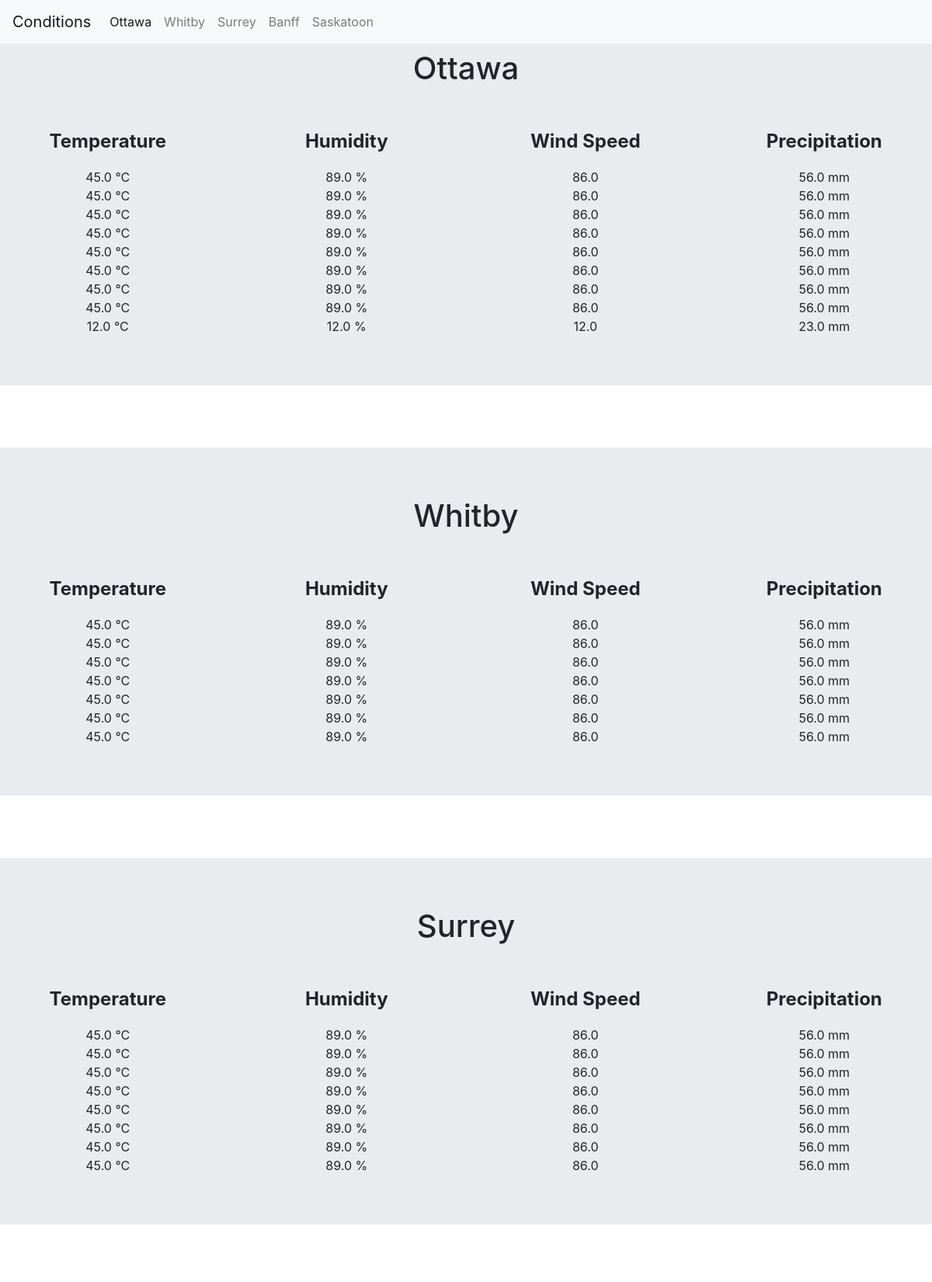
The page / (upper part) on the database its author committed.
### myapp/models.py (models this page shows)
class Conditions(models.Model):
	myId = models.IntegerField()
	location = models.CharField(max_length=200)
	temperature = models.FloatField()
	humidity = models.FloatField()
	windspeed = models.FloatField()
	percipitation = models.FloatField()

### myapp/views.py (the view)
# urls.py: path('', views.index, name='index'),
def index(request):
    temp_list = Conditions.objects.all()
    ottawa = []
    whitby = []
    surrey = []
    saskatoon = []
    banff = []
    for o in temp_list:
        if o.location == "ottawa":
            ottawa.append(o)
        if o.location=="whitby":
            whitby.append(o)
        if o.location == "surrey":
            surrey.append(o)
        if o.location == "saskatoon":
            saskatoon.append(o)
        if o.location == "banff":
            banff.append(o)
    context = {'banffList': banff, 'ottawaList': ottawa, 'whitbyList': whitby, 'surreyList': surrey, 'saskatoonList': saskatoon }
    return render(request, "index.html", context=context)

### myapp/templates/index.html (shortened to what this page needs)
<!DOCTYPE html>
<html lang="en">
<head>
    <link rel="stylesheet" href="https://stackpath.bootstrapcdn.com/bootstrap/4.3.1/css/bootstrap.min.css"
>
</head>
<body>
 <nav class="navbar navbar-expand-lg navbar-light bg-light fixed-top">
  <a class="navbar-brand" href="#">Conditions</a>
  <div class="collapse navbar-collapse" id="navbarNav">
    <ul class="navbar-nav">
      <li class="nav-item active">
        <a class="nav-link" href="#ottawa">Ottawa</a>
      </li>
      <li class="nav-item">
        <a class="nav-link" href="#whitby">Whitby</a>
      </li>
      <li class="nav-item">
        <a class="nav-link" href="#surrey">Surrey</a>
      </li>
      <li class="nav-item">
        <a class="nav-link" href="#banff">Banff</a>
      </li>
      <li class="nav-item">
        <a class="nav-link" href="#saskatoon">Saskatoon</a>
      </li>
    </ul>
  </div>
</nav>
<div class="jumbotron jumbotron-fluid" id="ottawa">
    <h1 class="display-7" >Ottawa</h1>
    <br><br>
<div class="row">
            <h4 class="col-md-3 center">Temperature</h4>
            <h4 class="col-md-3 center">Humidity</h4>
            <h4 class="col-md-3 center">Wind Speed</h4>
            <h4 class="col-md-3 center">Precipitation</h4>
            <br><br>
            {% for item in ottawaList reversed %}
            <div class="col-md-3 center">{{item.temperature}} &degC</div>
            <div class="col-md-3 center">{{item.humidity}} %</div>
            <div class="col-md-3 center">{{item.windspeed}}</div>
            <div class="col-md-3 center">{{item.percipitation}} mm</div>
            {%endfor%}
</div>
</div>
<br><br>
<div class="jumbotron jumbotron-fluid" id="whitby">
    <h1 class="display-7" >Whitby</h1>
    <br><br>
<div class="row">
            <h4 class="col-md-3 center">Temperature</h4>
            <h4 class="col-md-3 center">Humidity</h4>
            <h4 class="col-md-3 center">Wind Speed</h4>
            <h4 class="col-md-3 center">Precipitation</h4>
            <br><br>
            {% for item in whitbyList reversed %}
            <div class="col-md-3 center">{{item.temperature}} &degC</div>
            <div class="col-md-3 center">{{item.humidity}} %</div>
            <div class="col-md-3 center">{{item.windspeed}}</div>
            <div class="col-md-3 center">{{item.percipitation}} mm</div>
            {%endfor%}
</div>
</div>
<br><br>
<div class="jumbotron jumbotron-fluid" id="surrey">
    <h1 class="display-7" >Surrey</h1>
    <br><br>
<div class="row">
            <h4 class="col-md-3 center">Temperature</h4>
            <h4 class="col-md-3 center">Humidity</h4>
            <h4 class="col-md-3 center">Wind Speed</h4>
            <h4 class="col-md-3 center">Precipitation</h4>
            <br><br>
            {% for item in surreyList reversed %}
            <div class="col-md-3 center">{{item.temperature}} &degC</div>
            <div class="col-md-3 center">{{item.humidity}} %</div>
            <div class="col-md-3 center">{{item.windspeed}}</div>
            <div class="col-md-3 center">{{item.percipitation}} mm</div>
            {%endfor%}
</div>
</div>
<br><br>
<br><br>
<br><br>
</body>
</html>

### myapp/templates/index.html (style rules this page uses)
h4 { font-weight: bold; }
h1 { text-align: center; }
.center { text-align: center; }

### rows shown on the page
Conditions: temperature "45.0", humidity "89.0", windspeed "86.0", percipitation "56.0"
Conditions: temperature "45.0", humidity "89.0", windspeed "86.0", percipitation "56.0"
Conditions: temperature "45.0", humidity "89.0", windspeed "86.0", percipitation "56.0"
Conditions: temperature "45.0", humidity "89.0", windspeed "86.0", percipitation "56.0"
Conditions: temperature "45.0", humidity "89.0", windspeed "86.0", percipitation "56.0"
Conditions: temperature "45.0", humidity "89.0", windspeed "86.0", percipitation "56.0"
Conditions: temperature "45.0", humidity "89.0", windspeed "86.0", percipitation "56.0"
Conditions: temperature "45.0", humidity "89.0", windspeed "86.0", percipitation "56.0"
Conditions: temperature "12.0", humidity "12.0", windspeed "12.0", percipitation "23.0"
Conditions: temperature "45.0", humidity "89.0", windspeed "86.0", percipitation "56.0"
Conditions: temperature "45.0", humidity "89.0", windspeed "86.0", percipitation "56.0"
Conditions: temperature "45.0", humidity "89.0", windspeed "86.0", percipitation "56.0"
Conditions: temperature "45.0", humidity "89.0", windspeed "86.0", percipitation "56.0"
Conditions: temperature "45.0", humidity "89.0", windspeed "86.0", percipitation "56.0"
Conditions: temperature "45.0", humidity "89.0", windspeed "86.0", percipitation "56.0"
Conditions: temperature "45.0", humidity "89.0", windspeed "86.0", percipitation "56.0"
Conditions: temperature "45.0", humidity "89.0", windspeed "86.0", percipitation "56.0"
Conditions: temperature "45.0", humidity "89.0", windspeed "86.0", percipitation "56.0"
Conditions: temperature "45.0", humidity "89.0", windspeed "86.0", percipitation "56.0"
Conditions: temperature "45.0", humidity "89.0", windspeed "86.0", percipitation "56.0"
Conditions: temperature "45.0", humidity "89.0", windspeed "86.0", percipitation "56.0"
Conditions: temperature "45.0", humidity "89.0", windspeed "86.0", percipitation "56.0"
Conditions: temperature "45.0", humidity "89.0", windspeed "86.0", percipitation "56.0"
Conditions: temperature "45.0", humidity "89.0", windspeed "86.0", percipitation "56.0"
